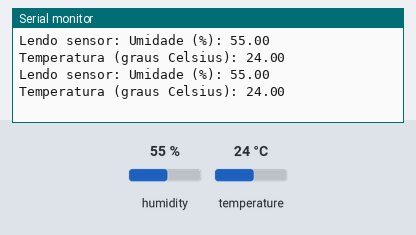
A sketch run on a simulated Arduino Uno, built with avr-gcc and run on an emulated ATmega328P. Parts: the last lines printed to the serial monitor. The inputs (shaded band) are chosen by the test bench; at power-on: humidity 55 %, temperature 24 °C.

Above: at 2.8 s.
2.9 s: humidity set to 22 %
At 4.7 s:
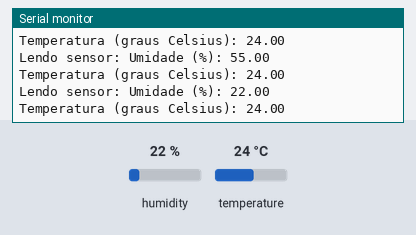
5.6 s: temperature set to 12 °C
At 7.1 s:
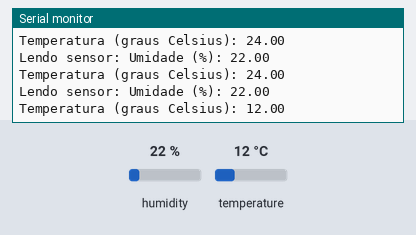
8.3 s: humidity set to 40 %
At 8.3 s:
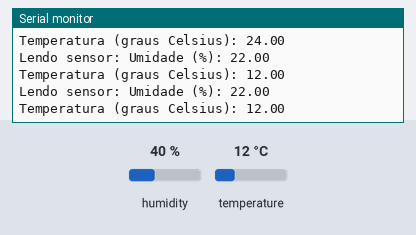
Timing chart, 0 to 11.3 s (numbered marks = the images above; inputs shaded):
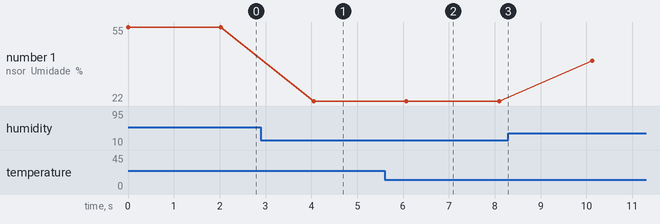

The sketch:

temum_ino.ino
```cpp
#include<dht11.h>

dht11 sensor;

void setup() {
Serial.begin(9600);
}

void loop() {
Serial.print("Lendo sensor: ");
int chk = sensor.read(2);
Serial.print("Umidade (%): ");
Serial.println((float)sensor.humidity, 2);
Serial.print("Temperatura (graus Celsius): ");
Serial.println((float)sensor.temperature, 2);
delay(2000);
}
```

Measured:
- after the input at 2.9 s, the serial monitor: prints a new line after 1.1 s (image 1)
- after the input at 5.6 s, the serial monitor: prints a new line after 0.52 s (image 2)
- plotted number 1: 55 → 22 after the input at 2.9 s, 22 → 40 after the input at 8.3 s
